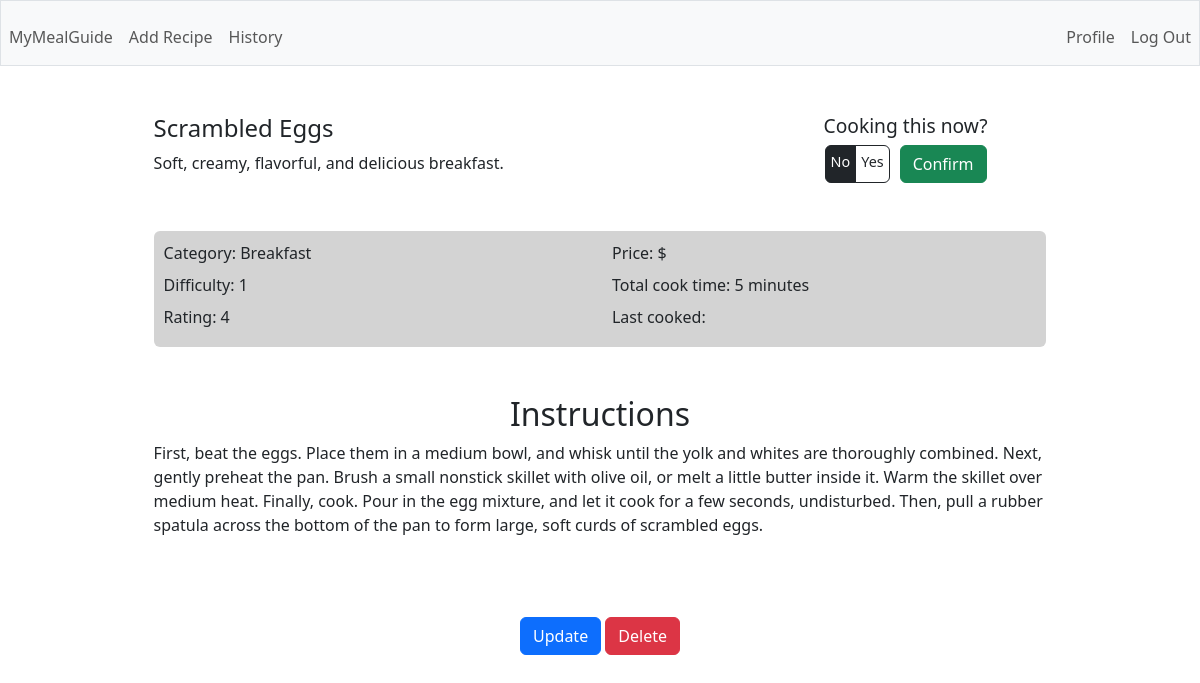
The app's page /recipe/12 (signed in), older data.
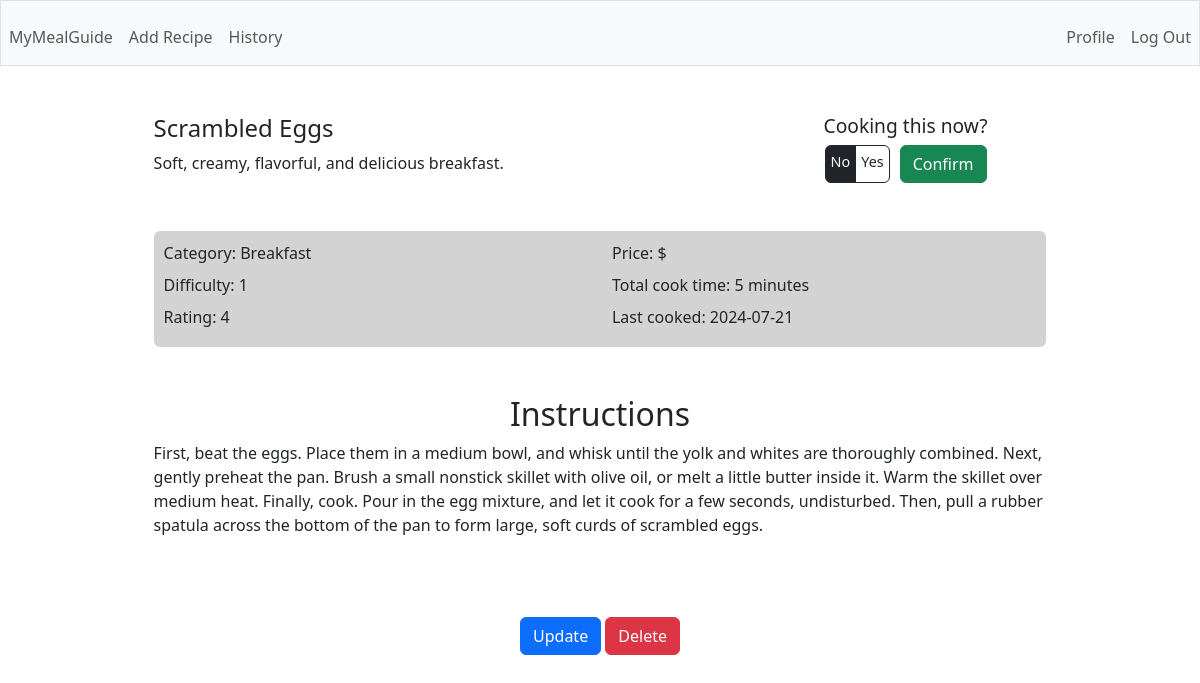
The same page, newer data.
### tables this page shows
CREATE TABLE recipes (
        id INTEGER PRIMARY KEY AUTOINCREMENT,
        user_id INTEGER,
        name TEXT NOT NULL,
        description TEXT,
        total_time INTEGER,
        category TEXT,
        instructions TEXT,
        difficulty INTEGER,
        rating INTEGER,
        price TEXT,
        last_cooked DATE,
        FOREIGN KEY(user_id) REFERENCES users(id)
    );

### app.py (the view)
@app.route('/recipe/<int:id>')
@login_required
def recipe(id):
    row = g.c.execute('SELECT * FROM recipes WHERE id = ?', (id,)).fetchone()
    return render_template('recipe.html', row=row)

### app.py (called while the page is built)
@app.before_request
def before_request():
    g.db = sqlite3.connect('database.db')
    g.c = g.db.cursor()

@app.teardown_request
def teardown_request(exception):
    db = getattr(g, 'db', None)
    if db is not None:
        db.close()

@app.after_request
def after_request(response):
    response.headers['Cache-Control'] = 'no-cache, no-store, must-revalidate'
    response.headers['Pragma'] = 'no-cache'
    response.headers['Expires'] = '0'
    return response

### helpers.py (called while the page is built)
def login_required(f):
    @wraps(f)
    def decorated_function(*args, **kwargs):
        if session.get('user_id') is None:
            return redirect('/login')
        return f(*args, **kwargs)
    return decorated_function

### templates/recipe.html (shortened to what this page needs)
{% extends "layout.html" %} {% block title %} Recipe Details {% endblock %} {%
block main %}
<div class="recipe_wrap">
  <div class="row header">
    <div class="col-md-8">
      <h1>{{ row[2] }}</h1>
      <p>{{ row[3] }}</p>
    </div>
    <div class="col-md-4">
      <div class="cooking_now">
        <h3 class="d-flex justify-content-center">Cooking this now?</h3>
        <form
          action="/cooking_now/{{row[0]}}"
          method="get"
          class="d-flex justify-content-center"
        >
          <div class="btn-group" role="group">
            <label class="cooking_choice btn btn-outline-dark" for="no"
              >No</label
            >
            <label class="cooking_choice btn btn-outline-dark" for="yes"
              >Yes</label
            >
          </div>
          <button class="cooking_button btn btn-success" type="submit">
            Confirm
          </button>
        </form>
      </div>
    </div>
  </div>
  <div class="details rounded">
    <div class="row">
      <div class="col-md-6">
        <p>Category: {{ row[5] }}</p>
        <p>Difficulty: {{ row[7] }}</p>
        <p>Rating: {{ row[8] }}</p>
      </div>
      <div class="col-md-6">
        <p>Price: {{ row[9] }}</p>
        <p>Total cook time: {{ row[4] }} minutes</p>
        <p>Last cooked: {{ row[10] }}</p>
      </div>
    </div>
  </div>
  <div class="instruction">
    <h2>Instructions</h2>
    <p>{{ row[6] }}</p>
  </div>
  <div class="actions d-flex justify-content-center">
    <div>
      <a href="{{ url_for('update', id=row[0]) }}" class="btn btn-primary"
        >Update</a
      >
      <a href="{{ url_for('delete', id=row[0]) }}" class="btn btn-danger"
        >Delete</a
      >
    </div>
  </div>
</div>
{% endblock %}

Row changes from the older to the newer data that the page shows:
changed recipes "Scrambled Eggs": last_cooked (not shown) → "2024-07-21"
